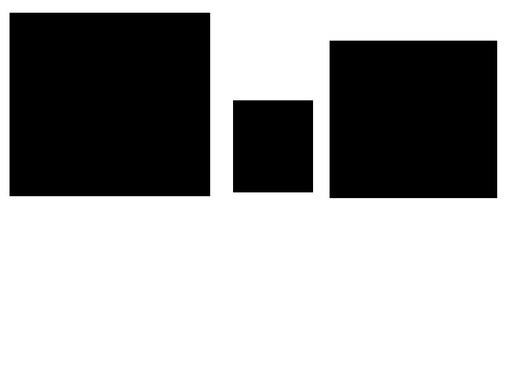
#> input picture Contours/shapes.jpg, 508 x 381 px, shrunk from 800 x 600 before the run; the run also reads 3 pictures not shown here
$ python Contours.py   (older library calls are emulated)
#> lines starting #> are read from the running program, lines starting #| are printed output that depends on the picture; after the words box and inside, x2 and y2 are one past the last pixel; in counts of white or black regions, pixels touching at a corner belong together; long printed decimals are rounded
# -*- coding: utf-8 -*-
"""
Created on Tue Mar 13 22:52:35 2018

@author: zaghlollight
"""

import cv2
import numpy as np

# Let's load a simple image with 3 black squares
image = cv2.imread('shapes.jpg')
#> image is the input picture: shape (381, 508, 3); min 0, max 255, mean 162
cv2.imshow('Input Image', image)
cv2.waitKey(0)
cv2.destroyAllWindows()
# Grayscale
gray = cv2.cvtColor(image,cv2.COLOR_BGR2GRAY)

# Find Canny edges
edged = cv2.Canny(gray, 30, 200)
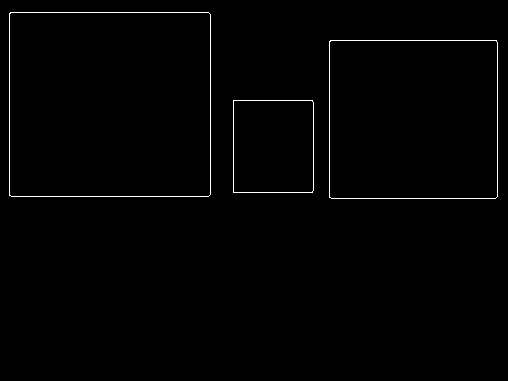
#> edged: shape (381, 508); 0.91% white in thin lines or dots, all inside (x1, y1, x2, y2) = (9, 12, 498, 199)
cv2.imshow('Canny Edges', edged)
cv2.waitKey(0)
cv2.destroyAllWindows()
# Finding Contours
# Use a copy of your image e.g. edged.copy(), since findContours alters the image
#Using cv2.CHAIN_APPROX_NONE stores all the boundary points.
#But we don't necessarily need all bounding points.
#If the points form a straight line, we only need the start and ending points of that line.
#Using cv2.CHAIN_APPROX_SIMPLE instead only provides these start and end points of bounding contours,
#thus resulting in much more efficent storage of contour information
_,contours, hierarchy = cv2.findContours(edged, cv2.RETR_EXTERNAL, cv2.CHAIN_APPROX_NONE)
#> contours = 3 contours; box (x1, y1, x2, y2) and area: (9, 12, 211, 197) 36978, (329, 40, 498, 199) 26538, (233, 100, 314, 193) 7357
#cv2.RETR_LIST retrieve all contours
#cv2.RETR_External retrieve external contours only
#cv2.RETR_COMP
#cv2.RETR_TREE retrieve all heirarchy
cv2.imshow('Canny Edges After Contouring', edged)
cv2.waitKey(0)
cv2.destroyAllWindows()
print("Number of Contours found = " + str(len(contours)))
#| Number of Contours found = 3

# Draw all contours
# Use '-1' as the 3rd parameter to draw all
cv2.drawContours(image, contours, -1, (0,255,0), 3)
#> image: shape (381, 508, 3); 4.52% of pixels changed, all inside (x1, y1, x2, y2) = (7, 10, 500, 201)

cv2.imshow('Contours', image)
cv2.waitKey(0)
cv2.destroyAllWindows()

#sorting Contours

image = cv2.imread('bunchofshapes.jpg')
cv2.imshow('0 - Original Image', image)
cv2.waitKey(0)
# Create a black image with same dimensions as our loaded image
blank_image = np.zeros((image.shape[0], image.shape[1], 3))

# Create a copy of our original image
orginal_image = image

# Grayscale our image
gray = cv2.cvtColor(image,cv2.COLOR_BGR2GRAY)
#> gray: shape (409, 1000)

# Find Canny edges
edged = cv2.Canny(gray, 50, 200)
#> edged: shape (409, 1000); 0.57% white in thin lines or dots, all inside (x1, y1, x2, y2) = (85, 155, 903, 352)
cv2.imshow('1 - Canny Edges', edged)
cv2.waitKey(0)

# Find contours and print how many were found
_,contours, hierarchy = cv2.findContours(edged.copy(), cv2.RETR_EXTERNAL, cv2.CHAIN_APPROX_NONE)
#> contours = 4 contours; box (x1, y1, x2, y2) and area: (85, 155, 271, 352) 36259, (718, 163, 903, 349) 26813, (302, 219, 449, 343) 9207, (517, 235, 609, 327) 8278
print ("Number of contours found = ", len(contours))
#| Number of contours found =  4

#Draw all contours
cv2.drawContours(blank_image, contours, -1, (0,255,0), 3)
cv2.imshow('2 - All Contours over blank image', blank_image)
cv2.waitKey(0)

# Draw all contours over blank image
cv2.drawContours(image, contours, -1, (0,255,0), 3)
#> image: shape (409, 1000, 3); mean B, G, R 222.1, 224.1, 229.4
cv2.imshow('3 - All Contours', image)
cv2.waitKey(0)

cv2.destroyAllWindows()

#Sort by area size
def get_contour_areas(contours):
    # returns the areas of all contours as list
    all_areas = []
    for cnt in contours:
        area = cv2.contourArea(cnt)
        all_areas.append(area)
#> this loop made 4 passes
#> area on passes 1 to 4: 8278, 9207, 26813, 36259
#> after the loop, all_areas = [8278, 9207, 26813, 36259]
    return all_areas

image = cv2.imread('bunchofshapes.jpg')
orginal_image = image

# Let's print the areas of the contours before sorting
print ("Contor Areas before sorting",get_contour_areas(contours))
#| Contor Areas before sorting [8278.0, 9207.0, 26813.0, 36259.0]

# Sort contours large to small (reverse=True)
sorted_contours = sorted(contours, key=cv2.contourArea, reverse=True)
#> sorted_contours has the same summary as contours
#sorted_contours = sorted(contours, key=cv2.contourArea, reverse=True)[:3]

print ("Contor Areas after sorting", get_contour_areas(sorted_contours))
#> the loop in get_contour_areas (call 2), `for cnt in contours:` made 4 passes
#| Contor Areas after sorting [36259.0, 26813.0, 9207.0, 8278.0]

# Iterate over our contours and draw one at a time
for c in sorted_contours:
    cv2.drawContours(orginal_image, [c], -1, (255,0,0), 3)
    cv2.waitKey(0)
    cv2.imshow('Contours by area', orginal_image)
#> this loop made 4 passes
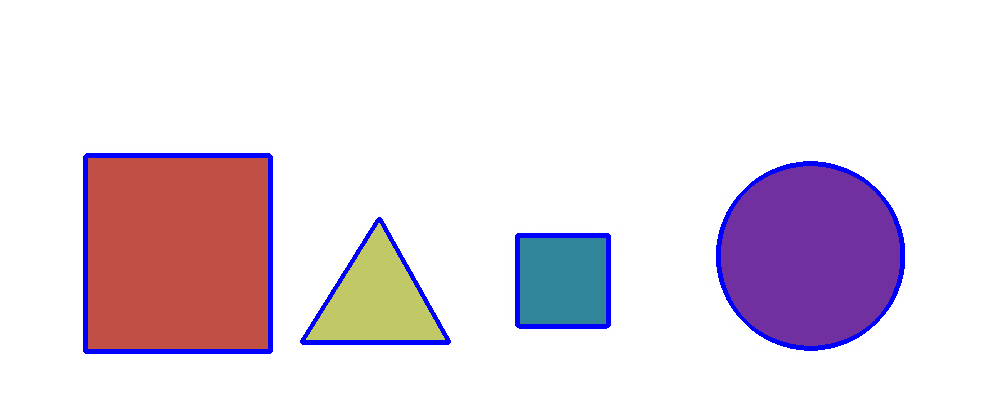
#> orginal_image: shape (409, 1000, 3); mean B, G, R 228.5, 217.7, 229.4

cv2.waitKey(0)
cv2.destroyAllWindows()

# Functions we'll use for sorting by position

def x_cord_contour(contours):
    #Returns the X cordinate for the contour centroid
    if cv2.contourArea(contours) > 10:
        M = cv2.moments(contours)
        return (int(M['m10']/M['m00']))


def label_contour_center(image, c):
    # Places a red circle on the centers of contours
    M = cv2.moments(c)
    cx = int(M['m10'] / M['m00'])
    cy = int(M['m01'] / M['m00'])

    # Draw the countour number on the image
    cv2.circle(image,(cx,cy), 10, (0,0,255), -1)
    return image


# Load our image
image = cv2.imread('bunchofshapes.jpg')
orginal_image = image.copy()


# Computer Center of Mass or centroids and draw them on our image
for (i, c) in enumerate(contours):
    orig = label_contour_center(image, c)
#> this loop made 4 passes
#> (cx in label_contour_center, cy in label_contour_center) on passes 1 to 4: (562, 280), (376, 300), (810, 255), (177, 253)
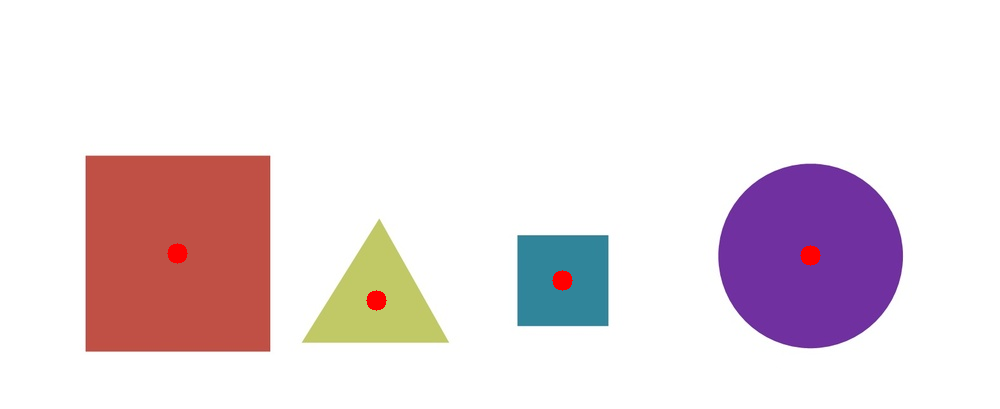
#> image: shape (409, 1000, 3); mean B, G, R 226.4, 221.9, 234.8

cv2.imshow("4 - Contour Centers ", image)
cv2.waitKey(0)

#from small to large (reverse = false)
contours_left_to_right = sorted(contours, key = x_cord_contour, reverse = False)
#> in x_cord_contour, `M = cv2.moments(contours)`: M = moments, m00 8278, centre m10/m00, m01/m00 = (562.5, 280.5)
#> contours_left_to_right has the same summary as contours


# Labeling Contours left to right
for (i,c)  in enumerate(contours_left_to_right):
    cv2.drawContours(orginal_image, [c], -1, (0,0,255), 3)
    M = cv2.moments(c)
    cx = int(M['m10'] / M['m00'])
    cy = int(M['m01'] / M['m00'])
    cv2.putText(orginal_image, str(i+1), (cx, cy), cv2.FONT_HERSHEY_SIMPLEX, 1, (0, 255, 0), 2)
    cv2.imshow('6 - Left to Right Contour', orginal_image)
    cv2.waitKey(0)
    (x, y, w, h) = cv2.boundingRect(c)

    # Let's now crop each contour and save these images
    cropped_contour = orginal_image[y:y + h, x:x + w]
    image_name = "output_shape_number_" + str(i+1) + ".jpg"
    print (image_name)
    cv2.imwrite(image_name, cropped_contour)
#> this loop made 4 passes
#> (cx, cy, x, y, w, h, image_name) on passes 1 to 4: (177, 253, 85, 155, 186, 197, 'output_shape_number_1.jpg'), (376, 300, 302, 219, 147, 124, 'output_shape_number_2.jpg'), (562, 280, 517, 235, 92, 92, 'output_shape_number_3.jpg'), (810, 255, 718, 163, 185, 186, 'output_shape_number_4.jpg')
#| output_shape_number_1.jpg
#| output_shape_number_2.jpg
#| output_shape_number_3.jpg
#| output_shape_number_4.jpg
#> orginal_image: shape (409, 1000, 3); mean B, G, R 222, 217.9, 235.6

cv2.destroyAllWindows()

# Load image and keep a copy
image = cv2.imread('house.jpg')
orig_image = image.copy()
cv2.imshow('Original Image', orig_image)
cv2.waitKey(0)

# Grayscale and binarize
gray = cv2.cvtColor(image, cv2.COLOR_BGR2GRAY)
#> gray: shape (508, 635)
ret, thresh = cv2.threshold(gray, 127, 255, cv2.THRESH_BINARY_INV)
#> thresh: shape (508, 635); 1.4% white; 1 white region

# Find contours
_,contours, hierarchy = cv2.findContours(thresh.copy(), cv2.RETR_LIST, cv2.CHAIN_APPROX_NONE)
#> contours = 4 contours; box (x1, y1, x2, y2) and area: (140, 78, 384, 365) 48139, (143, 186, 381, 363) 27910, (170, 82, 374, 198) 11328, (212, 259, 303, 345) 5755

# Iterate through each contour and compute the bounding rectangle
for c in contours:
    x,y,w,h = cv2.boundingRect(c)
    cv2.rectangle(orig_image,(x,y),(x+w,y+h),(0,0,255),2)
    cv2.imshow('Bounding Rectangle', orig_image)
#> this loop made 4 passes
#> (x, y, w, h) on passes 1 to 4: (212, 259, 91, 86), (143, 186, 238, 177), (170, 82, 204, 116), (140, 78, 244, 287)
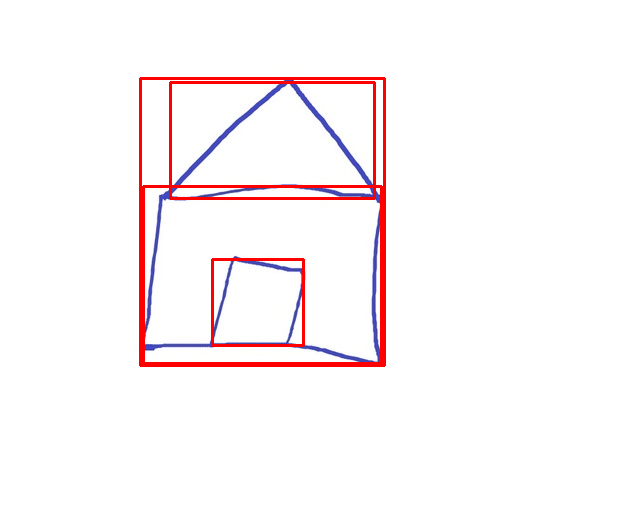
#> orig_image: shape (508, 635, 3); mean B, G, R 247.2, 245.9, 252.4

cv2.waitKey(0)

# Iterate through each contour and compute the approx contour
for c in contours:
    # Calculate accuracy as a percent of the contour perimeter
    accuracy = 0.03 * cv2.arcLength(c, True)
    approx = cv2.approxPolyDP(c, accuracy, True)
    cv2.drawContours(image, [approx], 0, (0, 255, 0), 2)
    cv2.imshow('Approx Poly DP', image)
#> this loop made 4 passes
#> (accuracy, approx) on passes 1, 3: (9.54, [[234, 259], [300, 271], [285, 343], [212, 342]]), (16, [[373, 194], [170, 195], [288, 82]])
#> accuracy on passes 2, 4: 29.23, 28.17
#> image: shape (508, 635, 3); mean B, G, R 248.4, 253.7, 247.7

cv2.waitKey(0)
cv2.destroyAllWindows()


image = cv2.imread('hand.jpg')
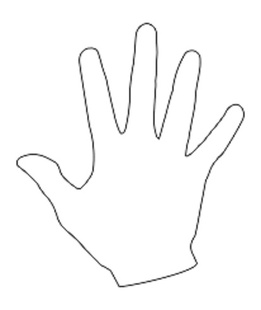
#> input picture Contours/hand.jpg, 261 x 310 px, shrunk from 412 x 488 before the run
#> image is the input picture: shape (310, 261, 3); min 45, max 255, mean 250.1
gray = cv2.cvtColor(image, cv2.COLOR_BGR2GRAY)
#> gray: shape (310, 261)

cv2.imshow('Original Image', image)
cv2.waitKey(0)

# Threshold the image
ret, thresh = cv2.threshold(gray, 176, 255, 0)
#> thresh: shape (310, 261); 97.2% white; black in thin lines or dots, all inside (x1, y1, x2, y2) = (16, 23, 245, 287)

# Find contours
_,contours, hierarchy = cv2.findContours(thresh.copy(), cv2.RETR_LIST, cv2.CHAIN_APPROX_NONE)
#> contours = 3 contours; box (x1, y1, x2, y2) and area: (0, 0, 261, 310) 80340, (15, 22, 202, 227) 2372, (61, 103, 246, 288) 1094

# Sort Contors by area and then remove the largest frame contour
n = len(contours) - 1
#> n = 2
contours = sorted(contours, key=cv2.contourArea, reverse=False)[:n]
#> contours = 2 contours; box (x1, y1, x2, y2) and area: (15, 22, 202, 227) 2372, (61, 103, 246, 288) 1094

# Iterate through contours and draw the convex hull
for c in contours:
    hull = cv2.convexHull(c)
    cv2.drawContours(image, [hull], 0, (0, 255, 0), 2)
    cv2.imshow('Convex Hull', image)
#> this loop made 2 passes

cv2.waitKey(0)
cv2.destroyAllWindows()


#matching by template

# Load the shape template or reference image
template = cv2.imread('4star.jpg',0)
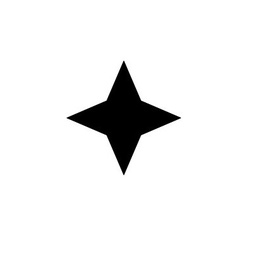
#> input picture Contours/4star.jpg, 254 x 254 px, shrunk from 400 x 400 before the run
#> template is the input picture: shape (254, 254); min 0, max 255, mean 239.2
cv2.imshow('Template', template)
cv2.waitKey()

# Load the target image with the shapes we're trying to match
target = cv2.imread('shapestomatch.jpg')
target_gray = cv2.cvtColor(target,cv2.COLOR_BGR2GRAY)

# Threshold both images first before using cv2.findContours
ret, thresh1 = cv2.threshold(template, 127, 255, 0)
#> thresh1: shape (254, 254); 93.8% white; 1 black region, box (x1, y1, x2, y2) and area: (67, 61, 181, 175) 4006
ret, thresh2 = cv2.threshold(target_gray, 127, 255, 0)
#> thresh2: shape (477, 496); 85.8% white; 3 black regions
cv2.imshow('the',thresh1)
cv2.waitKey()
# Find contours in template
_,contours, hierarchy = cv2.findContours(thresh1, cv2.RETR_CCOMP, cv2.CHAIN_APPROX_SIMPLE)
#> contours = 2 contours; box (x1, y1, x2, y2) and area: (0, 0, 254, 254) 64009, (66, 60, 182, 176) 4165

# We need to sort the contours by area so that we can remove the largest
# contour which is the image outline
sorted_contours = sorted(contours, key=cv2.contourArea, reverse=True)
#> sorted_contours has the same summary as contours

# We extract the second largest contour which will be our template contour
template_contour = sorted_contours[1]
#> template_contour = contour of 274 points, box (x1, y1, x2, y2) (66, 60, 182, 176), area 4165

# Extract contours from second target image
_,contours, hierarchy = cv2.findContours(thresh2, cv2.RETR_CCOMP, cv2.CHAIN_APPROX_SIMPLE)
#> contours = 4 contours; box (x1, y1, x2, y2) and area: (0, 0, 496, 477) 235620, (313, 36, 459, 175) 13850, (317, 309, 433, 426) 10301, (38, 36, 260, 175) 10178

for c in contours:
    # Iterate through each contour in the target image and
    # use cv2.matchShapes to compare contour shapes
    match = cv2.matchShapes(template_contour, c, 3, 0.0)
    print (match)
    # If the match value is less than 0.15 we
    if match < 0.15:
        closest_contour = c
    else:
        closest_contour = []
#> this loop made 4 passes
#> (match, closest_contour) on pass 1: (0.13, [[0, 0], [0, 476], [495, 476], [495, 0]])
#> match on passes 2 to 4: 0.158, 0.149, 0.0737
#| 0.1302
#| 0.1583
#| 0.1491
#| 0.07373

cv2.drawContours(target, [closest_contour], -1, (0,255,0), 3)
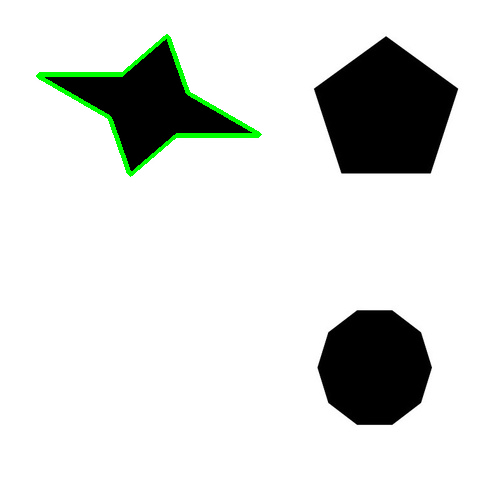
#> target: shape (477, 496, 3); mean B, G, R 217, 219.7, 217
cv2.imshow('Output', target)
cv2.waitKey()
cv2.destroyAllWindows()
